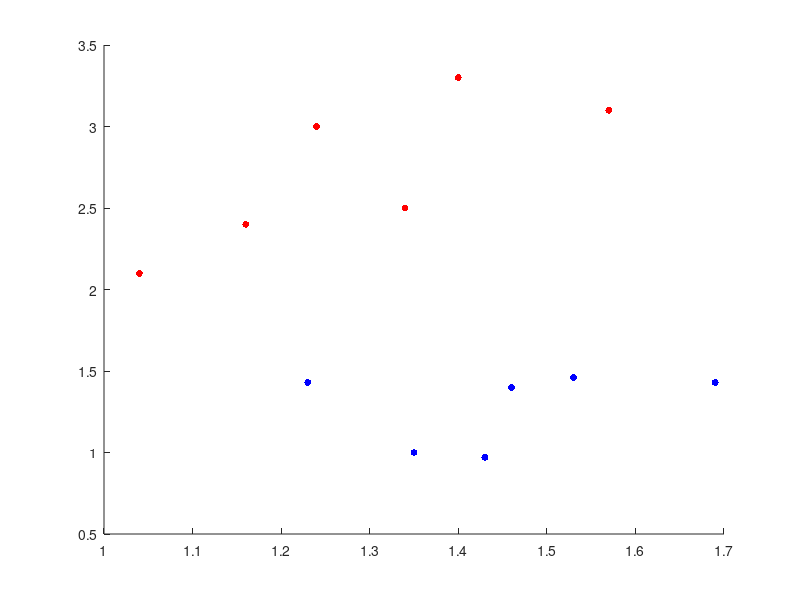

The MATLAB source for this figure: (Note: this script raises an error after producing the figure.)
% % Two classes
X=[1.04, 1.16, 1.24, 1.34, 1.4, 1.57, 1.35, 1.23, 1.43, 1.46, 1.53, 1.69;
     2.1, 2.4, 3, 2.5, 3.3, 3.1, 1, 1.43, 0.97, 1.4, 1.46, 1.43];
Y=[1,1,1,1,1,1,2,2,2,2,2,2];
color=[1,0,0;1,0,0;1,0,0;1,0,0;1,0,0;1,0,0;0,0,1;0,0,1;0,0,1;0,0,1;0,0,1;0,0,1];
fig=scatter(X(1,:),X(2,:),25,color,'filled');
waitfor(fig)
% xlabel('x');
% ylabel('y');
% w=Two_Class_LDA(X,Y);
% X=w'*X;
% scatter(X,Y,25,color,'filled');
% xlabel("projected data")
% ylabel("class");

% Multi classes
clear;
% address='D:\机器学习\人脸数据集\Yale_face10080\face10080\subject';
% pattern='.bmp';
address='D:\机器学习\人脸数据集\AR_Gray_50by40\AR0'; 
pattern='.tif';
% address='D:\机器学习\人脸数据集\ORL56_46\orl';
% pattern='.bmp';
% address='D:\机器学习\人脸数据集\coil-20-proc\obj';
% pattern='.png';

class_num=10;
each_class_num=10;
train_num=6;
k=4;

% read data
[X_train,X_test,Y_train,Y_test,row,col]=Read_data(address,class_num,each_class_num,train_num,pattern);
W1=Multi_Class_LDA(X_train,Y_train,class_num);
[W2,Mean]=PCA(X_train);

% LDA Recognition
dim_PCA=160;
for i=1:3:43
%     rate1=LDARecognition(W1,X_train,X_test,Y_train,Y_test,k,i);
%     rate2=PCARecogntion(W2,X_train,X_test,Y_train,Y_test,k,i,Mean);
    rate3=PCAwithLDA(W2,class_num,dim_PCA,i,X_train,Y_train,X_test,Y_test,k,Mean);
%     fprintf("    PCA     : 维度为%d时,识别率为%f\n",i,rate1);
%     fprintf("    LDA     : 维度为%d时,识别率为`%f\n",i,rate2);
    fprintf("PCA with LDA: 维度为%d时,识别率为%f\n",i,rate3);
%     fprintf("---------------------------------------\n");
end

% Two and Three dimension visualization
% color=[1,0,0;1,0,0;1,0,0;0,0,1;0,0,1;0,0,1;0,1,0;0,1,0;0,1,0];
% FisherVisualization(X_test,Y_test,W1,color,row,col);
% EigenVisualization(X_test,Y_test,W2,color,row,col,Mean);

% face rebuild
% Rebuild_LDA(W1,X_test,row,col);
% Rebuild_PCA(W2,X_test,row,col,Mean);
